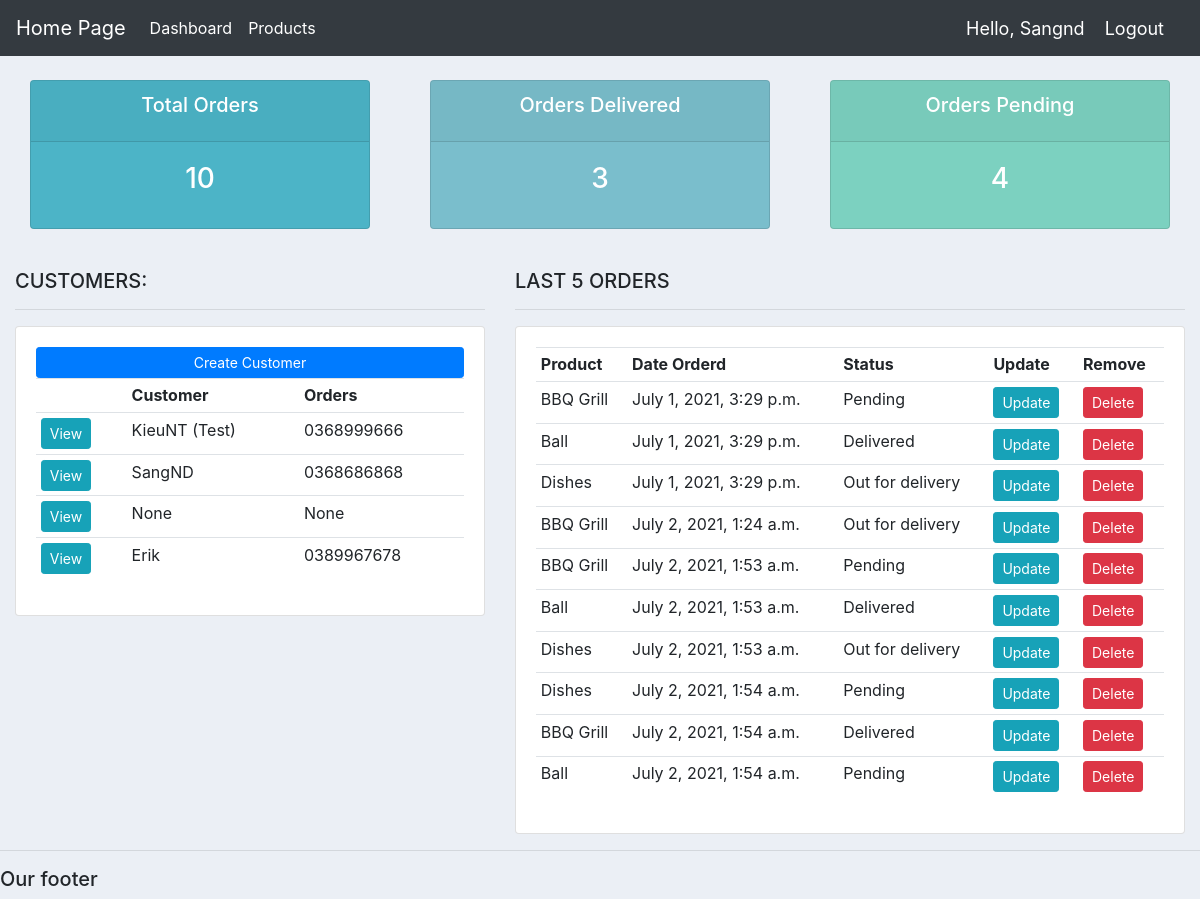
The app's page / (signed in) with its own data.
### account/models.py (models this page shows, shortened)
class Customer(models.Model):
    user = models.OneToOneField(User, null=True,  blank=True, on_delete=models.CASCADE)
    name = models.CharField(max_length=200, null=True)
    phone = models.CharField(max_length=200, null=True)
    email = models.EmailField(max_length=200, null=True)
    profile_pic = models.ImageField(default='profile_static.png', null=True, blank=True)
    date_create = models.DateTimeField(auto_now_add=True, null=True)

class Order(models.Model):
    STATUS = (
        ('Pending', 'Pending'),
        ('Out for delivery', 'Out for delivery'),
        ('Delivered', 'Delivered'),
    )
    customer = models.ForeignKey(Customer, null=True, on_delete=models.SET_NULL)
    product = models.ForeignKey(Product, null=True, on_delete=models.SET_NULL)
    date_create = models.DateTimeField(auto_now_add=True, null=True)
    status = models.CharField(max_length=200, null=True, choices=STATUS)
    note = models.CharField(max_length=200, null=True)

class Product(models.Model):
    CATEGORY = (
        ('Indoor', 'Indoor'),
        ('Our Door', 'Our Door'),
    )
    name = models.CharField(max_length=200, null=True)
    price = FloatField(null=True)
    category = models.CharField(max_length=200, null=True, choices=CATEGORY)
    description = models.CharField(max_length=200, null=True)
    date_create = models.DateTimeField(auto_now_add=True, null=True)
    tags = models.ManyToManyField(Tag)
    def __str__(self) :
        return self.name

### account/decorators.py (the view)
    def wrapper_func(request, *args, **kwargs):
        group = None
        if request.user.groups.exists():
            group = request.user.groups.all()[0].name
        if group == 'customer':
            return redirect('user-page')
        if group == 'admin':
            return view_func(request, *args, **kwargs)

### account/views.py (called while the page is built)
@login_required(login_url='login')
@admin_only
def dashboard(reponse):
    orders = Order.objects.all()
    customers = Customer.objects.all()
    total_ct = customers.count()
    total_or = orders.count()
    Delivered = orders.filter(status='Delivered').count()
    Pending = orders.filter(status='Pending').count()
    context = {'orders':orders, 'customers':customers, 'total_ct':total_ct, 'total_or':total_or, 'Delivered':Delivered, 'Pending':Pending}
    return render(reponse, "accounts/dashboard.html", context)

### account/templates/accounts/dashboard.html
{%  extends 'accounts/main.html' %}
{% block content %}
{%  include 'accounts/status.html' %}
<br>
<div class="row">
	<div class="col-md-5">
		<h5>CUSTOMERS:</h5>
		<hr>
		<div class="card card-body">
			<a class="btn btn-primary  btn-sm btn-block" href="">Create Customer</a>
			<table class="table table-sm">
				<tr>
					<th></th>
					<th>Customer</th>
					<th>Orders</th>
				</tr>
				{% for customer in customers %}
					<tr>
						<td><a class="btn btn-sm btn-info" href="{% url 'customer' customer.id %}">View</a></td>
						<td>{{customer.name}}</td>
						<td>{{customer.phone}}</td>
					</tr>
				{% endfor %}
			</table>
		</div>
	</div>
	<div class="col-md-7">
		<h5>LAST 5 ORDERS</h5>
		<hr>
		<div class="card card-body">
			<table class="table table-sm">
				<tr>
					<th>Product</th>
					<th>Date Orderd</th>
					<th>Status</th>
					<th>Update</th>
					<th>Remove</th>
				</tr>
				{% for order in orders %}
					<tr>
						<td>{{order.product}}</td>
						<td>{{order.date_create}}</td>
						<td>{{order.status}}</td>
						<td><a class="btn btn-sm btn-info" href="{% url 'update_order' order.id %}">Update</a></td>
						<td><a class="btn btn-sm btn-danger"href="{% url 'delete_order' order.id %}">Delete</a></td>
					</tr>
				{% endfor %}
			</table>
		</div>
	</div>
</div>
{% endblock %}

### account/templates/accounts/main.html (shortened to what this page needs)
{% load static %}
<!DOCTYPE html>
<html>
<head>
	<link rel="stylesheet" href="https://stackpath.bootstrapcdn.com/bootstrap/4.3.1/css/bootstrap.min.css">
    <link rel="stylesheet" type="text/css" href="{% static '/css/main.css' %}">
</head>
<body>
	{%  include 'accounts/navbar.html' %}
	<div class="container-fluid">
	{% block content %}
	{% endblock %}
    </div>
	<hr>
	<h5>Our footer</h5>
</body>
</html>

### account/templates/accounts/navbar.html (shortened to what this page needs)
{% load static %}
<nav class="navbar navbar-expand-lg navbar-dark bg-dark">
    <a class="navbar-brand" href="#">Home Page</a>
    <div class="collapse navbar-collapse" id="navbarNav">
      <ul class="navbar-nav">
        {% if request.user.is_staff %}
        <li class="nav-item active">
          <a class="nav-link" href="{% url 'dashboard' %}">Dashboard</a>
        </li>
        <li class="nav-item active" >
          <a class="nav-link" href="{% url 'product' %}">Products</a>
        </li>
        {% else %}
        <li class="nav-item active" >
          <a class="nav-link" href="{% url 'account' %}">Settings</a>
        </li>
        {% endif %}
      </ul>
    </div>
    <span class="hello-msg">Hello, {{request.user}}</span>
    <spanv><a class="hello-msg" href="{% url 'logout' %}">Logout</a></span>
  </nav>

### account/templates/accounts/status.html
<br>
<div class="row">
	<div class="col">
		<div class="col-md">
			<div class="card text-center text-white  mb-3" id="total-orders">
			  	<div class="card-header">
			  		<h5 class="card-title">Total Orders</h5>
			  	</div>
			  	<div class="card-body">
			    	<h3 class="card-title">{{total_or}}</h3>
			  	</div>
			</div>
		</div>
	</div>
	<div class="col">
		<div class="col-md">
			<div class="card text-center text-white  mb-3" id="orders-delivered">
			  	<div class="card-header">
			  		<h5 class="card-title">Orders Delivered</h5>
			  	</div>
			  	<div class="card-body">
			    	<h3 class="card-title">{{Delivered}}</h3>
			  	</div>
			</div>
		</div>
	</div>
	<div class="col">
		<div class="col-md">
			<div class="card text-center text-white  mb-3" id="orders-pending">
			  	<div class="card-header">
			  		<h5 class="card-title">Orders Pending</h5>
			  	</div>
			  	<div class="card-body">
			    	<h3 class="card-title">{{Pending}}</h3>
			  	</div>
			</div>
		</div>
	</div>
</div>

### static/css/main.css (style rules this page uses)
body { background-color: #ebeff5; }
#total-orders { background-color: #4cb4c7; }
#orders-delivered { background-color: #7abecc; }
#orders-pending { background-color: #7CD1C0; }

### account/templates/accounts/navbar.html (style rules this page uses)
.hello-msg { font-size: 18px; color: #fff; margin-right: 20px; }

### records on screen
Customer: name "KieuNT (Test)", phone "0368999666"
Customer: name "SangND", phone "0368686868"
Customer: name "None", phone "None"
Customer: name "Erik", phone "0389967678"
Order: product "BBQ Grill", date_create "July 1, 2021, 3:29 p.m.", status "Pending"
Order: product "Ball", date_create "July 1, 2021, 3:29 p.m.", status "Delivered"
Order: product "Dishes", date_create "July 1, 2021, 3:29 p.m.", status "Out for delivery"
Order: product "BBQ Grill", date_create "July 2, 2021, 1:24 a.m.", status "Out for delivery"
Order: product "BBQ Grill", date_create "July 2, 2021, 1:53 a.m.", status "Pending"
Order: product "Ball", date_create "July 2, 2021, 1:53 a.m.", status "Delivered"
Order: product "Dishes", date_create "July 2, 2021, 1:53 a.m.", status "Out for delivery"
Order: product "Dishes", date_create "July 2, 2021, 1:54 a.m.", status "Pending"
Order: product "BBQ Grill", date_create "July 2, 2021, 1:54 a.m.", status "Delivered"
Order: product "Ball", date_create "July 2, 2021, 1:54 a.m.", status "Pending"

### other values on screen
{{ request.user }} "Sangnd"
{{ total_or }} "10"
{{ Delivered }} "3"
{{ Pending }} "4"
